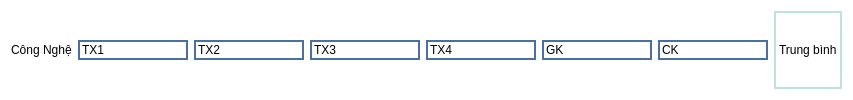
               <widget class="QWidget" name="widget_44" native="true">
                <property name="styleSheet">
                 <string notr="true">background-color: rgb(255, 255, 255);</string>
                </property>
                <layout class="QHBoxLayout" name="horizontalLayout_37">
                 <item>
                  <widget class="QLabel" name="label_57">
                   <property name="text">
                    <string>Công Nghệ</string>
                   </property>
                  </widget>
                 </item>
                 <item>
                  <widget class="QLineEdit" name="lineEdit_189">
                   <property name="styleSheet">
                    <string notr="true">border: 2px solid #4A6FA5;</string>
                   </property>
                   <property name="text">
                    <string>TX1</string>
                   </property>
                  </widget>
                 </item>
                 <item>
                  <widget class="QLineEdit" name="lineEdit_190">
                   <property name="styleSheet">
                    <string notr="true">border: 2px solid #4A6FA5;</string>
                   </property>
                   <property name="text">
                    <string>TX2</string>
                   </property>
                  </widget>
                 </item>
                 <item>
                  <widget class="QLineEdit" name="lineEdit_191">
                   <property name="styleSheet">
                    <string notr="true">border: 2px solid #4A6FA5;</string>
                   </property>
                   <property name="text">
                    <string>TX3</string>
                   </property>
                  </widget>
                 </item>
                 <item>
                  <widget class="QLineEdit" name="lineEdit_192">
                   <property name="styleSheet">
                    <string notr="true">border: 2px solid #4A6FA5;</string>
                   </property>
                   <property name="text">
                    <string>TX4</string>
                   </property>
                  </widget>
                 </item>
                 <item>
                  <widget class="QLineEdit" name="lineEdit_193">
                   <property name="styleSheet">
                    <string notr="true">border: 2px solid #4A6FA5;</string>
                   </property>
                   <property name="text">
                    <string>GK</string>
                   </property>
                  </widget>
                 </item>
                 <item>
                  <widget class="QLineEdit" name="lineEdit_194">
                   <property name="styleSheet">
                    <string notr="true">border: 2px solid #4A6FA5;</string>
                   </property>
                   <property name="text">
                    <string>CK</string>
                   </property>
                  </widget>
                 </item>
                 <item>
                  <widget class="QLabel" name="label_74">
                   <property name="styleSheet">
                    <string notr="true">border: 2px solid #C0E0E0;</string>
                   </property>
                   <property name="text">
                    <string>Trung bình</string>
                   </property>
                  </widget>
                 </item>
                </layout>
               </widget>
